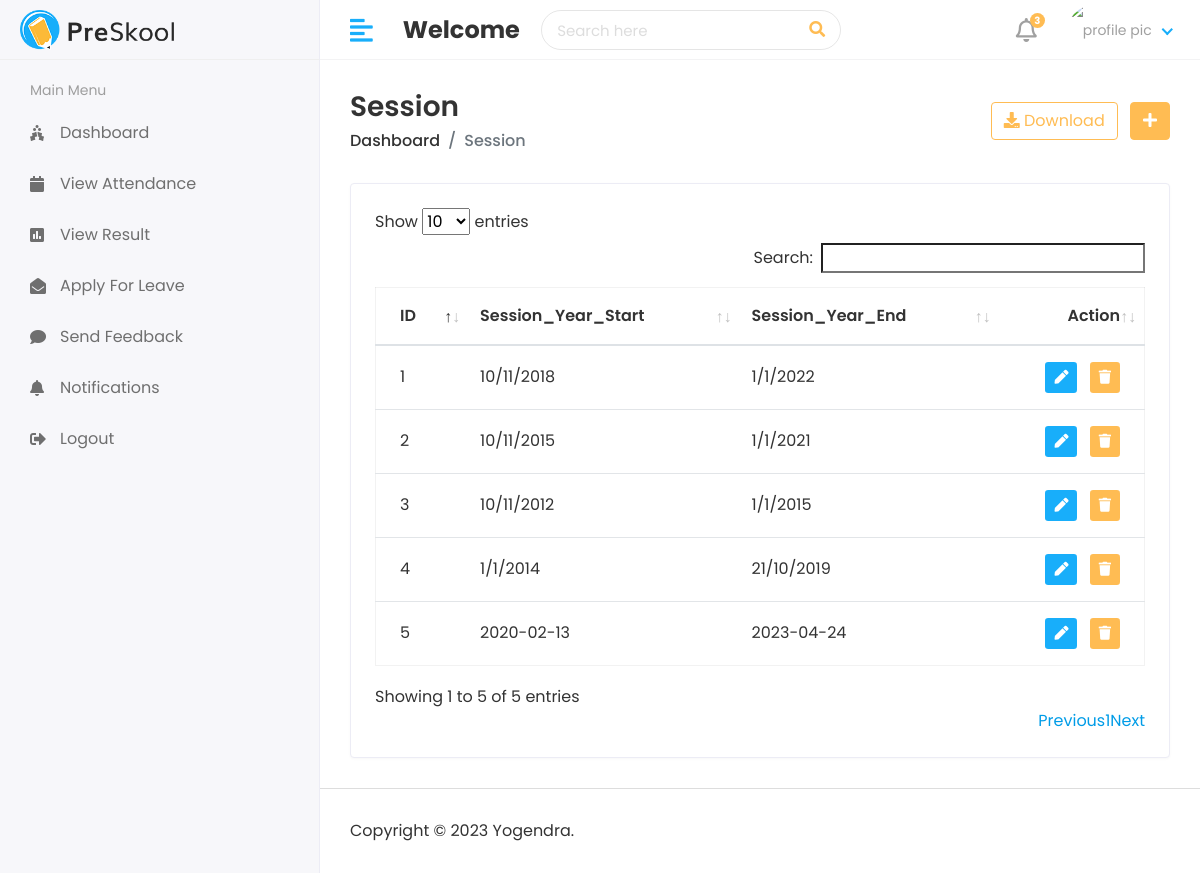
/hod/view-session/, run on an earlier commit of the app's database.
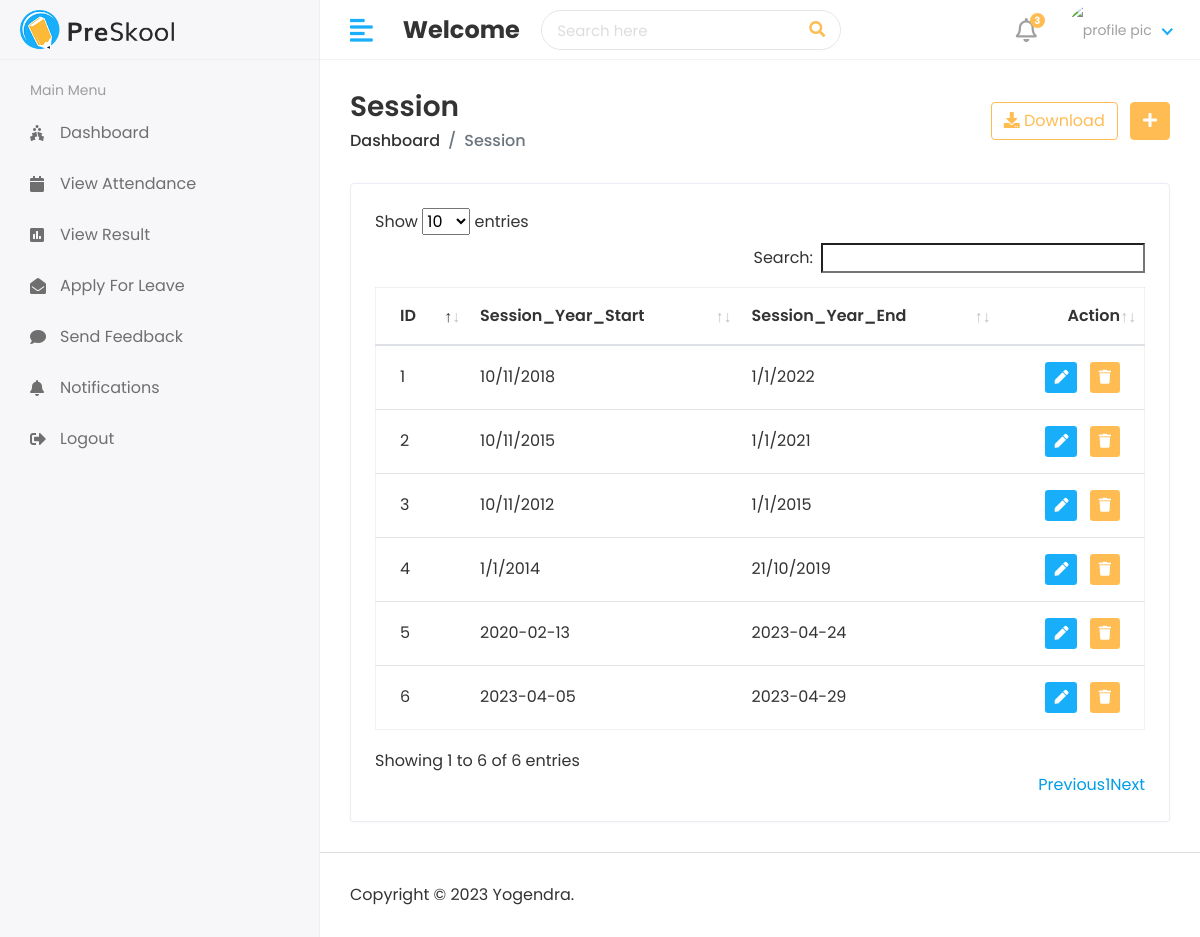
And on a later commit of the database.
### app_attendance_system/models.py (models this page shows, shortened)
class Session_Year(models.Model):
    session_start= models.CharField(max_length=100)
    session_end= models.CharField(max_length=100)

### app_attendance_system/views.py (the view)
# urls.py: path('hod/view-session/', views.ViewSession, name='view-session'),
def ViewSession(request):
    session = Session_Year.objects.all()
    context={
        'session':session
    }
    return render(request,'hod/view_session.html',context)

### templates/hod/view_session.html (shortened to what this page needs)
{% extends "layouts/master.html" %}
{% load static %}
{%block content %}
<div class="content container-fluid">
    <div class="page-header">
       <div class="row align-items-center">
          <div class="col">
             <h3 class="page-title">Session</h3>
             <ul class="breadcrumb">
                <li class="breadcrumb-item"><a href="index.html">Dashboard</a></li>
                <li class="breadcrumb-item active">Session</li>
             </ul>
          </div>
          <div class="col-auto text-right float-right ml-auto">
             <a href="#" class="btn btn-outline-primary mr-2"><i class="fas fa-download"></i> Download</a>
             <a href="add-student.html" class="btn btn-primary"><i class="fas fa-plus"></i></a>
          </div>
       </div>
    </div>
    <div class="row">
       <div class="col-sm-12">
          <div class="card card-table">
             <div class="card-body">
                <div class="table-responsive">
                   <table class="table table-hover table-center mb-0 "  id="table_id">
                      <thead>
                         <tr>
                            <th>ID</th>
                            <th>Session_Year_Start</th>
                            <th>Session_Year_End</th>
                            <th class="text-right">Action</th>
                         </tr>
                      </thead>
                      <tbody>
                        {% for i in session %}
                         <tr>
                            <td>{{ forloop.counter }}</td>
                            <td>{{i.session_start}}</td>
                            <td>{{i.session_end}}</td>
                            <td class="text-right">
                               <div class="actions">
                                  <a href="{% url 'edit-session' i.id%}" class="btn btn-sm bg-success-light mr-2">
                                  <i class="fas fa-pen"></i>
                                  </a>
                                  <a href="{% url 'delete-session' i.id %}" class="btn btn-sm bg-danger-light">
                                  <i class="fas fa-trash"></i>
                                  </a>
                               </div>
                            </td>
                         </tr>
                         {% endfor %}
                      </tbody>
                   </table>
                </div>
             </div>
          </div>
       </div>
    </div>
 </div>
{% endblock %}

What changed in the data, as far as the page shows it:
added Session_Year: session_start "2023-04-05", session_end "2023-04-29"
Also different on the page:
text written by a page script: "Show entries Search: Showing 1 to 5 of 5 entries Previous 1 Next" → "Show entries Search: Showing 1 to 6 of 6 entries Previous 1 Next"
